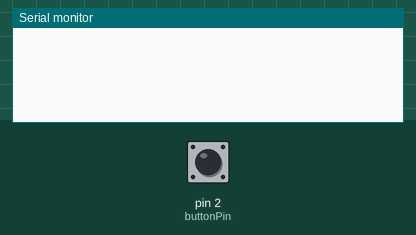
Recording of a sketch running on a simulated Arduino Uno, built with avr-gcc and run on an emulated ATmega328P. Shown: the last lines printed to the serial monitor. The inputs (shaded band) are chosen by the test bench; at power-on: pin 2 (buttonPin) HIGH.

Above: at 1.2 s.
1.3 s: pin 2 (buttonPin) pulled LOW for 0.15 s
At 2.5 s:
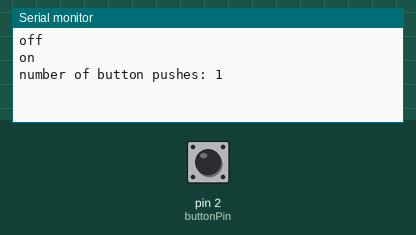
2.9 s: pin 2 (buttonPin) pulled LOW for 1 s
At 3.7 s:
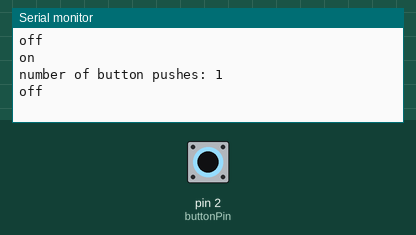
5.4 s: pin 2 (buttonPin) pulled LOW for 0.15 s
At 6.9 s:
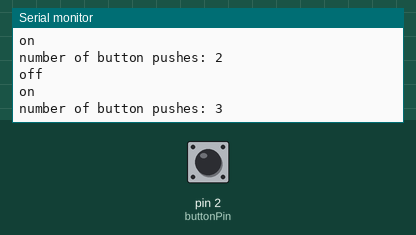

The sketch:

buttonState.ino
```cpp
int buttonPin = 2;
int buttonState = 0; //current state of button
int lastButtonState=1; //last state of button press
int buttonPushCounter = 0;  // counter for the number of button presses

void setup() {
  // initialize the button pin as a input:
  pinMode(buttonPin, INPUT);
  // initialize serial communication:
  Serial.begin(9600);
}
void loop(){
  buttonState = digitalRead(buttonPin);
// compare the buttonState to its previous state


  if (buttonState != lastButtonState) {
    // if the state has changed, increment the counter
    if (buttonState == HIGH) {
      // if the current state is HIGH then the button went from off to on:
      buttonPushCounter++;
      Serial.println("on");
      Serial.print("number of button pushes: ");
      Serial.println(buttonPushCounter);
    } else {
      // if the current state is LOW then the button went from on to off:
      Serial.println("off");
    }
    // Delay a little bit to avoid bouncing
    delay(50);
  }
  // save the current state as the last state, for next time through the loop
  lastButtonState = buttonState;

}
```

Measured:
- after the input at 1.3 s, the serial monitor: prints a new line at once (image 1)
- after the input at 5.4 s, the serial monitor: prints a new line after 0.15 s (image 3)
